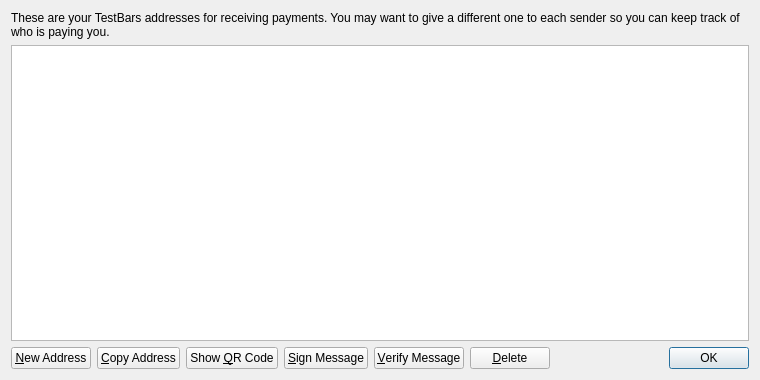
<?xml version="1.0" encoding="UTF-8"?>
<ui version="4.0">
 <class>AddressBookPage</class>
 <widget class="QWidget" name="AddressBookPage">
  <property name="geometry">
   <rect>
    <x>0</x>
    <y>0</y>
    <width>760</width>
    <height>380</height>
   </rect>
  </property>
  <property name="windowTitle">
   <string>Address Book</string>
  </property>
  <layout class="QVBoxLayout" name="verticalLayout">
   <item>
    <widget class="QLabel" name="labelExplanation">
     <property name="text">
      <string>These are your TestBars addresses for receiving payments. You may want to give a different one to each sender so you can keep track of who is paying you.</string>
     </property>
     <property name="textFormat">
      <enum>Qt::PlainText</enum>
     </property>
     <property name="wordWrap">
      <bool>true</bool>
     </property>
    </widget>
   </item>
   <item>
    <widget class="QTableView" name="tableView">
     <property name="contextMenuPolicy">
      <enum>Qt::CustomContextMenu</enum>
     </property>
     <property name="toolTip">
      <string>Double-click to edit address or label</string>
     </property>
     <property name="tabKeyNavigation">
      <bool>false</bool>
     </property>
     <property name="alternatingRowColors">
      <bool>true</bool>
     </property>
     <property name="selectionMode">
      <enum>QAbstractItemView::SingleSelection</enum>
     </property>
     <property name="selectionBehavior">
      <enum>QAbstractItemView::SelectRows</enum>
     </property>
     <property name="sortingEnabled">
      <bool>true</bool>
     </property>
     <attribute name="verticalHeaderVisible">
      <bool>false</bool>
     </attribute>
    </widget>
   </item>
   <item>
    <layout class="QHBoxLayout" name="horizontalLayout">
     <item>
      <widget class="QPushButton" name="newAddressButton">
       <property name="toolTip">
        <string>Create a new address</string>
       </property>
       <property name="text">
        <string>&amp;New Address</string>
       </property>
       <property name="icon">
        <iconset resource="../bitcoin.qrc">
         <normaloff>:/icons/add</normaloff>:/icons/add</iconset>
       </property>
      </widget>
     </item>
     <item>
      <widget class="QPushButton" name="copyToClipboard">
       <property name="toolTip">
        <string>Copy the currently selected address to the system clipboard</string>
       </property>
       <property name="text">
        <string>&amp;Copy Address</string>
       </property>
       <property name="icon">
        <iconset resource="../bitcoin.qrc">
         <normaloff>:/icons/editcopy</normaloff>:/icons/editcopy</iconset>
       </property>
      </widget>
     </item>
     <item>
      <widget class="QPushButton" name="showQRCode">
       <property name="text">
        <string>Show &amp;QR Code</string>
       </property>
       <property name="icon">
        <iconset resource="../bitcoin.qrc">
         <normaloff>:/icons/qrcode</normaloff>:/icons/qrcode</iconset>
       </property>
      </widget>
     </item>
     <item>
      <widget class="QPushButton" name="signMessage">
       <property name="toolTip">
        <string>Sign a message to prove you own a Bitcoin address</string>
       </property>
       <property name="text">
        <string>&amp;Sign Message</string>
       </property>
       <property name="icon">
        <iconset resource="../bitcoin.qrc">
         <normaloff>:/icons/edit</normaloff>:/icons/edit</iconset>
       </property>
      </widget>
     </item>
     <item>
      <widget class="QPushButton" name="verifyMessage">
       <property name="toolTip">
        <string>Verify a message to ensure it was signed with a specified Bitcoin address</string>
       </property>
       <property name="text">
        <string>&amp;Verify Message</string>
       </property>
       <property name="icon">
        <iconset resource="../bitcoin.qrc">
         <normaloff>:/icons/transaction_0</normaloff>:/icons/transaction_0</iconset>
       </property>
      </widget>
     </item>
     <item>
      <widget class="QPushButton" name="deleteButton">
       <property name="toolTip">
        <string>Delete the currently selected address from the list. Only sending addresses can be deleted.</string>
       </property>
       <property name="text">
        <string>&amp;Delete</string>
       </property>
       <property name="icon">
        <iconset resource="../bitcoin.qrc">
         <normaloff>:/icons/remove</normaloff>:/icons/remove</iconset>
       </property>
      </widget>
     </item>
     <item>
      <spacer name="horizontalSpacer">
       <property name="orientation">
        <enum>Qt::Horizontal</enum>
       </property>
       <property name="sizeHint" stdset="0">
        <size>
         <width>40</width>
         <height>20</height>
        </size>
       </property>
      </spacer>
     </item>
     <item>
      <widget class="QDialogButtonBox" name="buttonBox">
       <property name="sizePolicy">
        <sizepolicy hsizetype="Maximum" vsizetype="Fixed">
         <horstretch>0</horstretch>
         <verstretch>0</verstretch>
        </sizepolicy>
       </property>
       <property name="standardButtons">
        <set>QDialogButtonBox::Ok</set>
       </property>
      </widget>
     </item>
    </layout>
   </item>
  </layout>
 </widget>
 <resources>
  <include location="../bitcoin.qrc"/>
 </resources>
 <connections/>
</ui>
